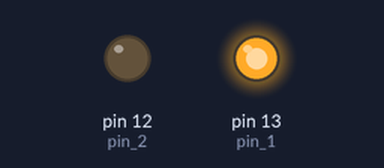
A sketch run on a simulated Arduino Uno, built with avr-gcc and run on an emulated ATmega328P. Parts: output pins drawn as LEDs (lit = HIGH).

Above: at 0.65 s.
At 1.75 s:
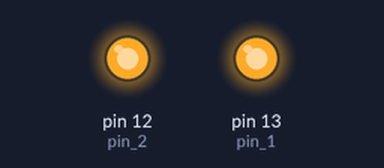
At 2.85 s:
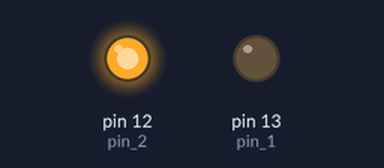
Timing chart, 0 to 3.1 s (numbered marks = the images above):
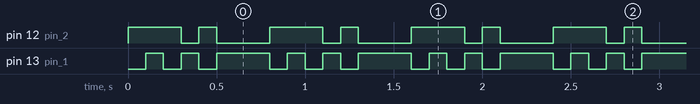

The sketch:

led_pattern.ino
```cpp
int pin_1 = 13;
int pin_2 = 12;
const int stepCount = 8;
const int pattern_1[stepCount] = {0,1,0,1,0,1,1,1};
const int pattern_2[stepCount] = {1,1,1,0,1,0,0,0};
int stepId = 0;

void setup() {
  // put your setup code here, to run once:
  pinMode(pin_1,OUTPUT);
  pinMode(pin_2,OUTPUT);
}

int ledPower(bool active){
  return active?HIGH:LOW;
}

void loop() {
  for(stepId=0; stepId<stepCount; stepId++){
    digitalWrite(pin_1, ledPower(pattern_1[stepId]));
    digitalWrite(pin_2, ledPower(pattern_2[stepId]));
    delay(100);
  }
}
```

Measured:
- by itself, pin 12 (pin_2): repeats every 0.80 s: LOW 0.10 s, HIGH 0.10 s, LOW 0.30 s, HIGH 0.30 s
- by itself, pin 13 (pin_1): repeats every 0.80 s: LOW 0.10 s, HIGH 0.10 s, LOW 0.10 s, HIGH 0.30 s, LOW 0.10 s, HIGH 0.10 s
